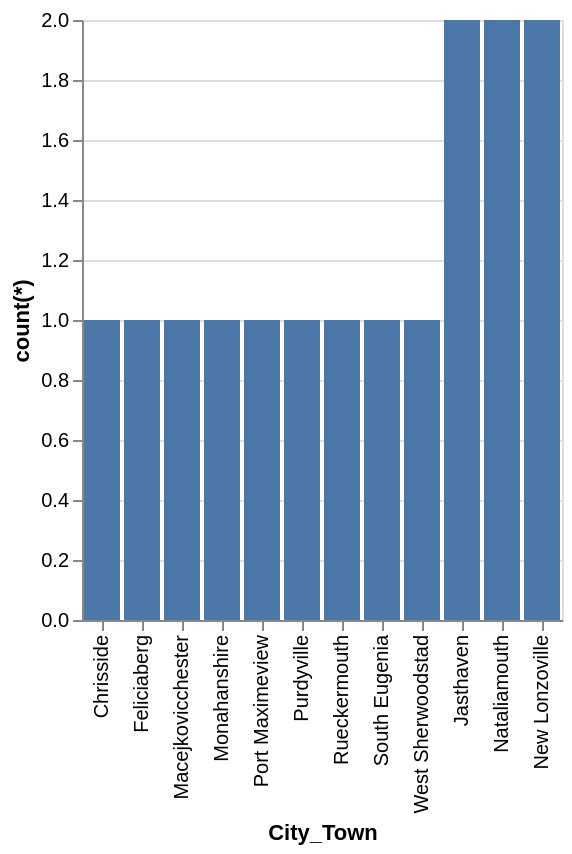

Vega-Lite specification stored for this chart:
### Vega-Lite specification from a JSON file in a GitHub repository (floating-point values rounded to 4 significant figures)
{"data": {"values": [{"x_data": "Chrisside", "y_data": 1}, {"x_data": "Feliciaberg", "y_data": 1}, {"x_data": "Jasthaven", "y_data": 2}, {"x_data": "Macejkovicchester", "y_data": 1}, {"x_data": "Monahanshire", "y_data": 1}, {"x_data": "Nataliamouth", "y_data": 2}, {"x_data": "New Lonzoville", "y_data": 2}, {"x_data": "Port Maximeview", "y_data": 1}, {"x_data": "Purdyville", "y_data": 1}, {"x_data": "Rueckermouth", "y_data": 1}, {"x_data": "South Eugenia", "y_data": 1}, {"x_data": "West Sherwoodstad", "y_data": 1}]}, "mark": "bar", "encoding": {"x": {"field": "x_data", "type": "nominal", "title": "City_Town", "sort": {"op": "sum", "field": "y_data", "order": "ascending"}}, "y": {"field": "y_data", "type": "quantitative", "title": "count(*)"}}}
